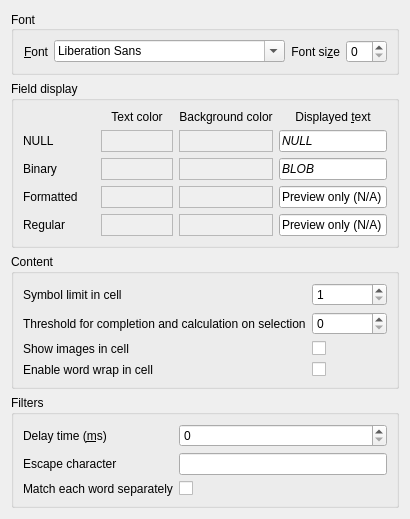
     <widget class="QWidget" name="tab_5">
      <attribute name="title">
       <string>Data &amp;Browser</string>
      </attribute>
      <layout class="QGridLayout" name="gridLayout_2">
       <item row="0" column="0" rowspan="2" colspan="2">
        <layout class="QVBoxLayout" name="verticalLayout_5">
         <item>
          <widget class="QGroupBox" name="groupBox_3">
           <property name="sizePolicy">
            <sizepolicy hsizetype="Preferred" vsizetype="Fixed">
             <horstretch>0</horstretch>
             <verstretch>0</verstretch>
            </sizepolicy>
           </property>
           <property name="title">
            <string>Font</string>
           </property>
           <property name="alignment">
            <set>Qt::AlignLeading|Qt::AlignLeft|Qt::AlignVCenter</set>
           </property>
           <layout class="QHBoxLayout" name="formLayout_4">
            <item>
             <widget class="QLabel" name="label_11">
              <property name="text">
               <string>&amp;Font</string>
              </property>
              <property name="alignment">
               <set>Qt::AlignRight|Qt::AlignTrailing|Qt::AlignVCenter</set>
              </property>
              <property name="buddy">
               <cstring>comboDataBrowserFont</cstring>
              </property>
             </widget>
            </item>
            <item>
             <widget class="QFontComboBox" name="comboDataBrowserFont">
              <property name="sizePolicy">
               <sizepolicy hsizetype="MinimumExpanding" vsizetype="Fixed">
                <horstretch>0</horstretch>
                <verstretch>0</verstretch>
               </sizepolicy>
              </property>
             </widget>
            </item>
            <item>
             <widget class="QLabel" name="label_17">
              <property name="text">
               <string>Font si&amp;ze</string>
              </property>
              <property name="alignment">
               <set>Qt::AlignRight|Qt::AlignTrailing|Qt::AlignVCenter</set>
              </property>
              <property name="buddy">
               <cstring>spinDataBrowserFontSize</cstring>
              </property>
             </widget>
            </item>
            <item>
             <widget class="QSpinBox" name="spinDataBrowserFontSize"/>
            </item>
           </layout>
          </widget>
         </item>
         <item>
          <widget class="QGroupBox" name="groupBox_2">
           <property name="title">
            <string>Field display</string>
           </property>
           <layout class="QGridLayout" name="gridLayout_3">
            <item row="0" column="3">
             <widget class="QLabel" name="label_12">
              <property name="sizePolicy">
               <sizepolicy hsizetype="Preferred" vsizetype="Fixed">
                <horstretch>0</horstretch>
                <verstretch>0</verstretch>
               </sizepolicy>
              </property>
              <property name="text">
               <string>Displayed &amp;text</string>
              </property>
              <property name="alignment">
               <set>Qt::AlignCenter</set>
              </property>
              <property name="buddy">
               <cstring>txtNull</cstring>
              </property>
             </widget>
            </item>
            <item row="2" column="0">
             <widget class="QLabel" name="lb_null">
              <property name="text">
               <string>NULL</string>
              </property>
              <property name="alignment">
               <set>Qt::AlignLeading|Qt::AlignLeft|Qt::AlignVCenter</set>
              </property>
             </widget>
            </item>
            <item row="3" column="0">
             <widget class="QLabel" name="lb_binary">
              <property name="text">
               <string>Binary</string>
              </property>
              <property name="alignment">
               <set>Qt::AlignLeading|Qt::AlignLeft|Qt::AlignVCenter</set>
              </property>
             </widget>
            </item>
            <item row="4" column="0">
             <widget class="QLabel" name="lb_formatted">
              <property name="text">
               <string>Formatted</string>
              </property>
              <property name="alignment">
               <set>Qt::AlignLeading|Qt::AlignLeft|Qt::AlignVCenter</set>
              </property>
             </widget>
            </item>
            <item row="5" column="0">
             <widget class="QLabel" name="lb_regular">
              <property name="text">
               <string>Regular</string>
              </property>
              <property name="alignment">
               <set>Qt::AlignLeading|Qt::AlignLeft|Qt::AlignVCenter</set>
              </property>
             </widget>
            </item>
            <item row="4" column="1">
             <widget class="QFrame" name="fr_formatted_fg">
              <property name="focusPolicy">
               <enum>Qt::StrongFocus</enum>
              </property>
              <property name="toolTip">
               <string>Click to set this color</string>
              </property>
              <property name="autoFillBackground">
               <bool>true</bool>
              </property>
              <property name="frameShape">
               <enum>QFrame::StyledPanel</enum>
              </property>
              <property name="frameShadow">
               <enum>QFrame::Raised</enum>
              </property>
             </widget>
            </item>
            <item row="5" column="1">
             <widget class="QFrame" name="fr_reg_fg">
              <property name="focusPolicy">
               <enum>Qt::StrongFocus</enum>
              </property>
              <property name="toolTip">
               <string>Click to set this color</string>
              </property>
              <property name="autoFillBackground">
               <bool>true</bool>
              </property>
              <property name="frameShape">
               <enum>QFrame::StyledPanel</enum>
              </property>
              <property name="frameShadow">
               <enum>QFrame::Raised</enum>
              </property>
             </widget>
            </item>
            <item row="0" column="1">
             <widget class="QLabel" name="lb_text">
              <property name="sizePolicy">
               <sizepolicy hsizetype="Preferred" vsizetype="Fixed">
                <horstretch>0</horstretch>
                <verstretch>0</verstretch>
               </sizepolicy>
              </property>
              <property name="text">
               <string>Text color</string>
              </property>
              <property name="alignment">
               <set>Qt::AlignCenter</set>
              </property>
             </widget>
            </item>
            <item row="2" column="1">
             <widget class="QFrame" name="fr_null_fg">
              <property name="focusPolicy">
               <enum>Qt::StrongFocus</enum>
              </property>
              <property name="toolTip">
               <string>Click to set this color</string>
              </property>
              <property name="autoFillBackground">
               <bool>true</bool>
              </property>
              <property name="frameShape">
               <enum>QFrame::StyledPanel</enum>
              </property>
              <property name="frameShadow">
               <enum>QFrame::Raised</enum>
              </property>
             </widget>
            </item>
            <item row="0" column="2">
             <widget class="QLabel" name="lb_background">
              <property name="sizePolicy">
               <sizepolicy hsizetype="Preferred" vsizetype="Fixed">
                <horstretch>0</horstretch>
                <verstretch>0</verstretch>
               </sizepolicy>
              </property>
              <property name="text">
               <string>Background color</string>
              </property>
              <property name="alignment">
               <set>Qt::AlignCenter</set>
              </property>
             </widget>
            </item>
            <item row="3" column="1">
             <widget class="QFrame" name="fr_bin_fg">
              <property name="focusPolicy">
               <enum>Qt::StrongFocus</enum>
              </property>
              <property name="toolTip">
               <string>Click to set this color</string>
              </property>
              <property name="autoFillBackground">
               <bool>true</bool>
              </property>
              <property name="frameShape">
               <enum>QFrame::StyledPanel</enum>
              </property>
              <property name="frameShadow">
               <enum>QFrame::Raised</enum>
              </property>
             </widget>
            </item>
            <item row="2" column="2">
             <widget class="QFrame" name="fr_null_bg">
              <property name="focusPolicy">
               <enum>Qt::StrongFocus</enum>
              </property>
              <property name="toolTip">
               <string>Click to set this color</string>
              </property>
              <property name="autoFillBackground">
               <bool>true</bool>
              </property>
              <property name="frameShape">
               <enum>QFrame::StyledPanel</enum>
              </property>
              <property name="frameShadow">
               <enum>QFrame::Raised</enum>
              </property>
             </widget>
            </item>
            <item row="3" column="2">
             <widget class="QFrame" name="fr_bin_bg">
              <property name="focusPolicy">
               <enum>Qt::StrongFocus</enum>
              </property>
              <property name="toolTip">
               <string>Click to set this color</string>
              </property>
              <property name="autoFillBackground">
               <bool>true</bool>
              </property>
              <property name="frameShape">
               <enum>QFrame::StyledPanel</enum>
              </property>
              <property name="frameShadow">
               <enum>QFrame::Raised</enum>
              </property>
             </widget>
            </item>
            <item row="4" column="2">
             <widget class="QFrame" name="fr_formatted_bg">
              <property name="focusPolicy">
               <enum>Qt::StrongFocus</enum>
              </property>
              <property name="toolTip">
               <string>Click to set this color</string>
              </property>
              <property name="autoFillBackground">
               <bool>true</bool>
              </property>
              <property name="frameShape">
               <enum>QFrame::StyledPanel</enum>
              </property>
              <property name="frameShadow">
               <enum>QFrame::Raised</enum>
              </property>
             </widget>
            </item>
            <item row="5" column="2">
             <widget class="QFrame" name="fr_reg_bg">
              <property name="focusPolicy">
               <enum>Qt::StrongFocus</enum>
              </property>
              <property name="toolTip">
               <string>Click to set this color</string>
              </property>
              <property name="autoFillBackground">
               <bool>true</bool>
              </property>
              <property name="frameShape">
               <enum>QFrame::StyledPanel</enum>
              </property>
              <property name="frameShadow">
               <enum>QFrame::Raised</enum>
              </property>
             </widget>
            </item>
            <item row="2" column="3">
             <widget class="QLineEdit" name="txtNull">
              <property name="sizePolicy">
               <sizepolicy hsizetype="Preferred" vsizetype="Preferred">
                <horstretch>0</horstretch>
                <verstretch>0</verstretch>
               </sizepolicy>
              </property>
              <property name="font">
               <font>
                <italic>true</italic>
               </font>
              </property>
              <property name="text">
               <string notr="true">NULL</string>
              </property>
             </widget>
            </item>
            <item row="4" column="3">
             <widget class="QLineEdit" name="txtFormatted">
              <property name="sizePolicy">
               <sizepolicy hsizetype="Preferred" vsizetype="Preferred">
                <horstretch>0</horstretch>
                <verstretch>0</verstretch>
               </sizepolicy>
              </property>
              <property name="font">
               <font>
                <italic>false</italic>
               </font>
              </property>
              <property name="text">
               <string>Preview only (N/A)</string>
              </property>
              <property name="readOnly">
               <bool>true</bool>
              </property>
             </widget>
            </item>
            <item row="5" column="3">
             <widget class="QLineEdit" name="txtRegular">
              <property name="sizePolicy">
               <sizepolicy hsizetype="Preferred" vsizetype="Preferred">
                <horstretch>0</horstretch>
                <verstretch>0</verstretch>
               </sizepolicy>
              </property>
              <property name="font">
               <font>
                <italic>false</italic>
               </font>
              </property>
              <property name="text">
               <string>Preview only (N/A)</string>
              </property>
              <property name="readOnly">
               <bool>true</bool>
              </property>
             </widget>
            </item>
            <item row="3" column="3">
             <widget class="QLineEdit" name="txtBlob">
              <property name="sizePolicy">
               <sizepolicy hsizetype="Preferred" vsizetype="Preferred">
                <horstretch>0</horstretch>
                <verstretch>0</verstretch>
               </sizepolicy>
              </property>
              <property name="font">
               <font>
                <italic>true</italic>
               </font>
              </property>
              <property name="text">
               <string notr="true">BLOB</string>
              </property>
              <property name="readOnly">
               <bool>false</bool>
              </property>
             </widget>
            </item>
           </layout>
          </widget>
         </item>
         <item>
          <widget class="QGroupBox" name="groupBox_Content">
           <property name="sizePolicy">
            <sizepolicy hsizetype="Preferred" vsizetype="Fixed">
             <horstretch>0</horstretch>
             <verstretch>0</verstretch>
            </sizepolicy>
           </property>
           <property name="title">
            <string>Content</string>
           </property>
           <layout class="QGridLayout" name="gridLayout_5">
            <item row="0" column="0">
             <widget class="QLabel" name="label_symbol_limit">
              <property name="text">
               <string>Symbol limit in cell</string>
              </property>
              <property name="buddy">
               <cstring>spinSymbolLimit</cstring>
              </property>
             </widget>
            </item>
            <item row="1" column="0">
             <widget class="QLabel" name="labelCompleteThreshold">
              <property name="text">
               <string>Threshold for completion and calculation on selection</string>
              </property>
              <property name="buddy">
               <cstring>spinCompleteThreshold</cstring>
              </property>
             </widget>
            </item>
            <item row="2" column="0">
             <widget class="QLabel" name="label_22">
              <property name="text">
               <string>Show images in cell</string>
              </property>
              <property name="buddy">
               <cstring>checkShowImagesInline</cstring>
              </property>
             </widget>
            </item>
            <item row="3" column="0">
             <widget class="QLabel" name="labelCellWordWrap">
              <property name="text">
               <string>Enable word wrap in cell</string>
              </property>
              <property name="buddy">
               <cstring>checkCellWordWrap</cstring>
              </property>
             </widget>
            </item>
            <item row="0" column="1">
             <widget class="QSpinBox" name="spinSymbolLimit">
              <property name="correctionMode">
               <enum>QAbstractSpinBox::CorrectToNearestValue</enum>
              </property>
              <property name="minimum">
               <number>1</number>
              </property>
              <property name="maximum">
               <number>20000</number>
              </property>
             </widget>
            </item>
            <item row="1" column="1">
             <widget class="QSpinBox" name="spinCompleteThreshold">
              <property name="toolTip">
               <string>This is the maximum number of items allowed for some computationally expensive functionalities to be enabled:
Maximum number of rows in a table for enabling the value completion based on current values in the column.
Maximum number of indexes in a selection for calculating sum and average.
Can be set to 0 for disabling the functionalities.</string>
              </property>
              <property name="whatsThis">
               <string>This is the maximum number of rows in a table for enabling the value completion based on current values in the column.
Can be set to 0 for disabling completion.</string>
              </property>
              <property name="correctionMode">
               <enum>QAbstractSpinBox::CorrectToNearestValue</enum>
              </property>
              <property name="minimum">
               <number>0</number>
              </property>
              <property name="maximum">
               <number>100000000</number>
              </property>
             </widget>
            </item>
            <item row="2" column="1">
             <widget class="QCheckBox" name="checkShowImagesInline">
              <property name="toolTip">
               <string>Enable this option to show a preview of BLOBs containing image data in the cells. This can affect the performance of the data browser, however.</string>
              </property>
             </widget>
            </item>
            <item row="3" column="1">
             <widget class="QCheckBox" name="checkCellWordWrap">
              <property name="toolTip">
               <string>Enable this option to turn on word wrap in the cells.</string>
              </property>
             </widget>
            </item>
           </layout>
          </widget>
         </item>
         <item>
          <widget class="QGroupBox" name="groupBox_Filters">
           <property name="sizePolicy">
            <sizepolicy hsizetype="Preferred" vsizetype="Fixed">
             <horstretch>0</horstretch>
             <verstretch>0</verstretch>
            </sizepolicy>
           </property>
           <property name="title">
            <string>Filters</string>
           </property>
           <layout class="QFormLayout" name="gridLayout_4">
            <property name="sizeConstraint">
             <enum>QLayout::SetDefaultConstraint</enum>
            </property>
            <item row="0" column="0">
             <widget class="QLabel" name="label_19">
              <property name="text">
               <string>Delay time (&amp;ms)</string>
              </property>
              <property name="buddy">
               <cstring>spinFilterDelay</cstring>
              </property>
             </widget>
            </item>
            <item row="0" column="1">
             <widget class="QSpinBox" name="spinFilterDelay">
              <property name="toolTip">
               <string>Set the waiting time before a new filter value is applied. Can be set to 0 for disabling waiting.</string>
              </property>
              <property name="maximum">
               <number>5000</number>
              </property>
             </widget>
            </item>
            <item row="1" column="0">
             <widget class="QLabel" name="label_18">
              <property name="text">
               <string>Escape character</string>
              </property>
              <property name="buddy">
               <cstring>editFilterEscape</cstring>
              </property>
             </widget>
            </item>
            <item row="1" column="1">
             <widget class="QLineEdit" name="editFilterEscape">
              <property name="maxLength">
               <number>1</number>
              </property>
             </widget>
            </item>
            <item row="2" column="0">
             <widget class="QLabel" name="labelFilterSplitWords">
              <property name="text">
               <string>Match each word separately</string>
              </property>
              <property name="buddy">
               <cstring>checkFilterSplitWords</cstring>
              </property>
             </widget>
            </item>
            <item row="2" column="1">
             <widget class="QCheckBox" name="checkFilterSplitWords">
              <property name="toolTip">
               <string>Enable this option to look for each word of a column filter separately. A filter like "red car" then finds the rows which contain both words in any order instead of only the rows which contain the exact phrase. Filters with an operator (like =, &lt;, &gt; or /regexp/) or with the % wildcard are not affected.</string>
              </property>
             </widget>
            </item>
           </layout>
          </widget>
         </item>
        </layout>
       </item>
      </layout>
     </widget>
